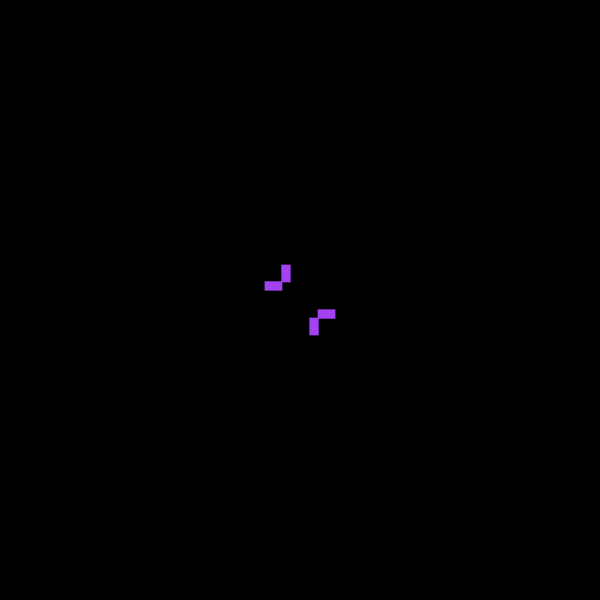
Frame 1 (no input)
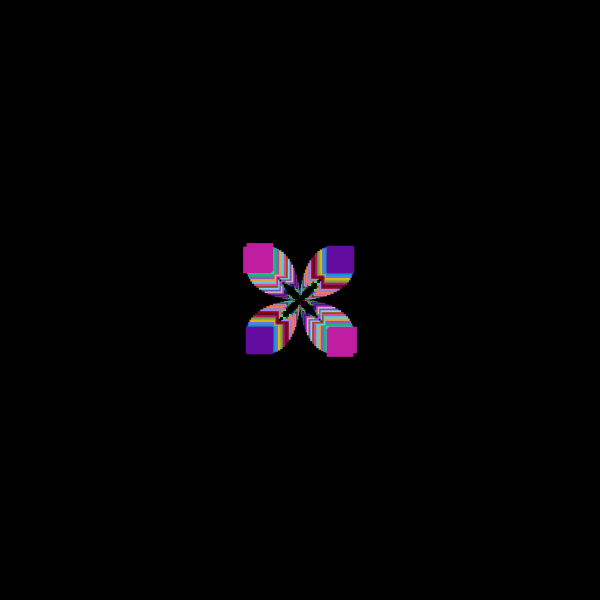
Frame 60 (the mouse pressed at the canvas centre just before this capture)
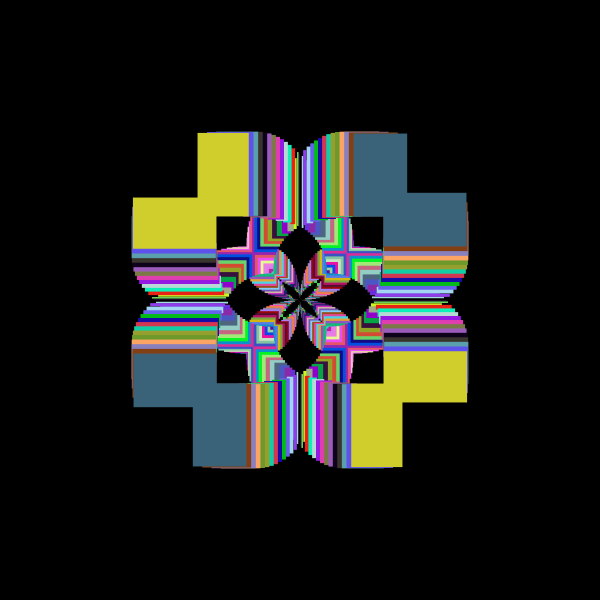
Frame 120 (the mouse held since frame 60 and released just before this capture)

The Processing sketch that drew these frames (run headless with seeded random() and noise(); from frame 60 on, the mouse is pressed at the canvas centre):

// Processing sketch: processing_110999
// ── processing_110999.pde

float x ,y ;
float angle = 500;
float r = 20;
float diff = 1;

void setup() {
  

  size(600,600);
  background(0);
   
}

void draw(){
x = r * cos(angle);
y = r * sin(angle);

fill(random(0,255),random(0,255),random(0,255));
noStroke();

translate(300,300);


rect(x, y, x,y);
rect(-y, -x, -y,-x);
rect(y, x, y,x);
rect(-x,-y,-x,-y);

angle = angle + 300;
r = r-diff;



}
